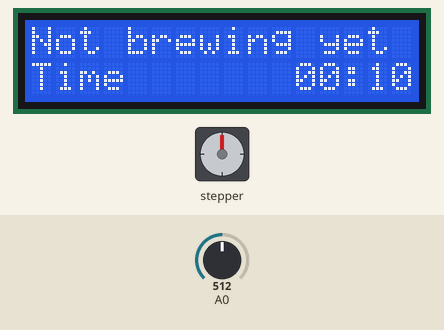
This sketch was run on a simulated Arduino Uno, built with avr-gcc and run on an emulated ATmega328P. Shown: 16×2 character LCD, stepper motor. The inputs (shaded band) are chosen by the test bench; at power-on: A0 = 512. Stepper angles assume 2048 steps per turn; what the sketch prints to the serial monitor is not drawn.

Above: at 1.2 s.
1.3 s: A0 set to 586
2.8 s: A0 set to 611
At 3.34 s:
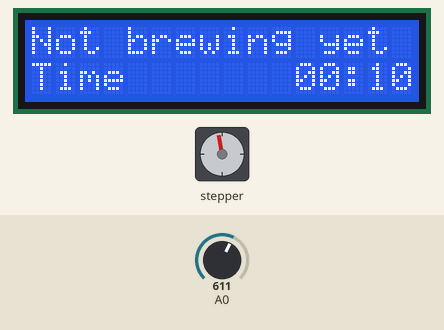
At 4.58 s:
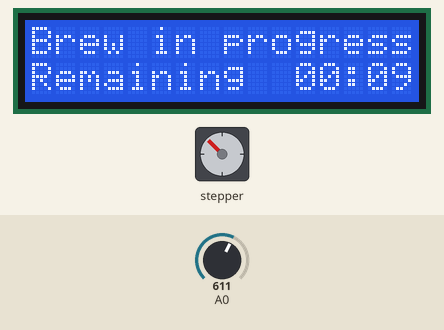
5.2 s: A0 set to 122
7.5 s: A0 set to 111
10.0 s: A0 set to 92
At 11.0 s:
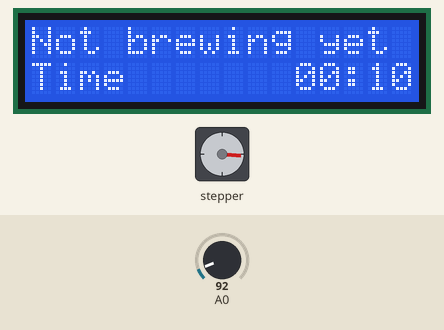
Timing chart, 0 to 12.5 s (numbered marks = the images above; inputs shaded):
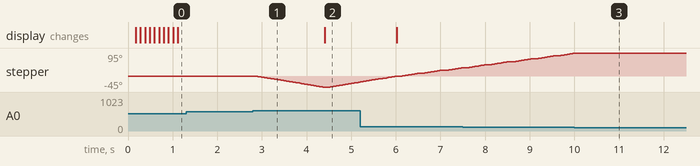

Measured:
- the behaviour switches between 599 and 600 on A0 (found by bisection; images 0 and 1)
- the behaviour switches between 101 and 100 on A0 (found by bisection; images 2 and 3)
- after the input at 1.3 s, every drawn part: stays the same
- after the input at 2.8 s, stepper: turns 45° counter-clockwise in 1.5 s, then 21° clockwise in 0.67 s
- after the input at 10.0 s, stepper: goes on until 10.0 s, then stays 95°

The sketch:

t-1000.ino
```cpp
/*  The LCD circuit:
 * LCD RS pin to digital pin 12
 * LCD Enable pin to digital pin 11
 * LCD D4 pin to digital pin 5
 * LCD D5 pin to digital pin 4
 * LCD D6 pin to digital pin 3
 * LCD D7 pin to digital pin 2
 * LCD R/W pin to ground
 * LCD VSS pin to ground
 * LCD VCC pin to 5V
 * 10K resistor:
 * ends to +5V and ground
 * wiper to LCD VO pin (pin 3)
 *
 * Wiring:
    // Pin 8 to IN1 on the ULN2003 driver
    // Pin 9 to IN2 on the ULN2003 driver
    // Pin 10 to IN3 on the ULN2003 driver
    // Pin 11 to IN4 on the ULN2003 driver
  */

    /* Example sketch to control a 28BYJ-48 stepper motor with ULN2003 driver board and Arduino UNO. More info: https://www.makerguides.com */
// Include stepper and LCD libraries
#include <Stepper.h>
#include <LiquidCrystal.h>

// Define number of steps per rotation for the stepper
const int stepsPerRevolution = 2048;
Stepper myStepper = Stepper(stepsPerRevolution, 8, 10, 9, 11);

// Create our LCD
LiquidCrystal lcd(6, 7, 2, 3, 4, 5);

// State variables
bool isBrewing = false;
long millisecondsToBrew = 120000;
long brewStartTime;

void setup() {
  Serial.begin(9600);

  setupStepper();
  setupLCD();
}

void setupStepper() {
  // Set the speed to 5 rpm:
  myStepper.setSpeed(5);
}

void setupLCD() {
  // Set the column/row counts of the LCD
  lcd.begin(16, 2);
}

void loop() {
  checkButtonPress();
  displayState();
  displayBrewTime();
  checkBrewFinish();
  delay(100);
}

void checkButtonPress() {
  int x;
  x = analogRead(0);
  lcd.setCursor(0,1);

  if (x < 60) {
    // Right
    addSecond();
  } else if (x > 100 && x < 150) {
    // Up
    moveStepperUp();
  } else if (x > 290 && x < 320){
    // Down
    moveStepperDown();
  } else if (x < 600){
    // Left
   removeSecond();
  } else if (x < 800) {
    // Select
    if (isBrewing) {
      stopBrew();
    } else {
      startBrew();
    }
  }
}

void addSecond() {
  Serial.println(millisecondsToBrew);
  millisecondsToBrew = millisecondsToBrew + 10000;
  Serial.println(millisecondsToBrew);
}

void removeSecond() {
  long newMilliseconds = millisecondsToBrew - 10000;
  if (newMilliseconds > 0) {
    millisecondsToBrew = newMilliseconds;
  }
}

void moveStepperUp() {
  myStepper.step(stepsPerRevolution / 30);
}

void moveStepperDown() {
  myStepper.step(stepsPerRevolution / 30 * -1);
}

void startBrew() {
  isBrewing = true;
  myStepper.step(stepsPerRevolution / 8 * -1);
  brewStartTime = millis();
}

void stopBrew() {
  isBrewing = false;
  myStepper.step(stepsPerRevolution / 8);
}

void displayState() {
  lcd.setCursor(0,0);
  if (isBrewing) {
    lcd.write("Brew in progress");
  } else {
    lcd.write("Not brewing yet ");
  }
}

void displayBrewTime() {
  char buffer[6];
  int minutes;
  int seconds;
  lcd.setCursor(0,1);
  if (isBrewing) {
    lcd.write("Remaining     ");
    lcd.setCursor(11,1);
    long timeRemaining = millisecondsToBrew - (millis() - brewStartTime);
    minutes = timeRemaining / 60000;
    seconds = (timeRemaining % 60000) / 1000;
  } else {
    lcd.write("Time     ");
    lcd.setCursor(11,1);
    minutes = millisecondsToBrew / 60000;
    seconds = (millisecondsToBrew % 60000) / 1000;
  }

  sprintf(buffer, "%02d:%02d", minutes, seconds);
  lcd.write(buffer);
}

void checkBrewFinish() {
   if (!isBrewing) {
    return;
   }

   long timeRemaining = millisecondsToBrew - (millis() - brewStartTime);
   Serial.println(timeRemaining);
   if (timeRemaining < 0) {
    lcd.setCursor(11,1);
    lcd.write("--:--");
    stopBrew();
   }

}
```
